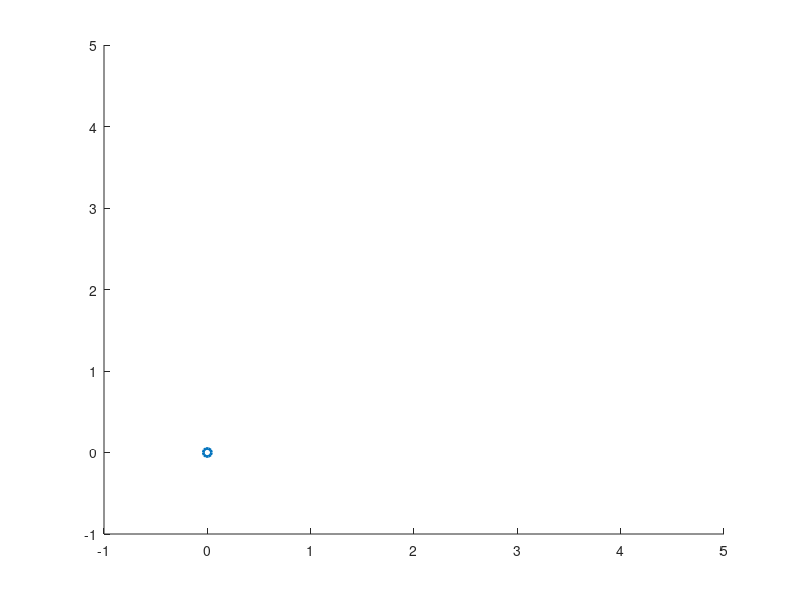

Reproduce this figure in MATLAB. (Note: this script raises an error after producing the figure.)
addpath('../Figure_handling');

unobsstate = [2.1155;1.0528;-0.4687;1.7497;0.9176;0.4387;0.5876];
unobsinput = [0.8963;0.0467;0.0624;0.0534;0;0];

p1 = [0;0];
p2 = [unobsstate(1);unobsstate(2)];
gam = unobsstate(3);
Rm = [cos(gam) -sin(gam); sin(gam) cos(gam)];
v1 = [unobsstate(4);unobsstate(5)];
v2 = [unobsstate(6);unobsstate(7)];
a1 = [unobsinput(1);unobsinput(2)];
a2 = [unobsinput(3);unobsinput(4)];

xax = [-1;5];
yax = [-1;5];
figure;
hold on;
axis([xax;yax]);
plot(0,0,'o','linewidth',2);
arrow(p1,p2);
arrow(p1,v1);
arrow(p1,a1);
% plot(p2(1),p2(2),'o','linewidth',2);
arrow(p1,Rm*v2);
arrow(p1,Rm*a2);
% arrow(p2,Rm*a2);
